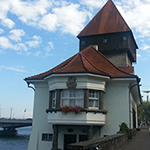
//> input picture open_cv_image_test1/image/interpolation_test.jpg, 150 x 150 px
$ ./소스   (built with g++ and OpenCV 4)
//> lines starting //> are read from the running program, lines starting //| are printed output that depends on the picture
#include <opencv2/opencv.hpp>
using namespace cv;
using namespace std;

void scaling_nearest(Mat  img, Mat& dst, Size size)		// 최근접 이웃 보간
{
	dst = Mat(size, CV_8U, Scalar(0));
	double ratioY = (double)size.height / img.rows;
	double ratioX = (double)size.width / img.cols;

	for (int i = 0; i < dst.rows; i++) {				// 목적영상 순회 – 역방향 사상
		for (int j = 0; j < dst.cols; j++)
		{
			int x = (int)cvRound(j / ratioY);
			int y = (int)cvRound(i / ratioY);
			dst.at<uchar>(i, j) = img.at<uchar>(y, x);
		}
	}
}

uchar bilinear_value(Mat img, double x, double y)	// 단일 화소 양선형 보간
{
	if (x >= img.cols - 1)  x--;
	if (y >= img.rows - 1)  y--;

	// 4개 화소 가져옴
	Point pt((int)x, (int)y);
	int A = img.at<uchar>(pt);						// 왼쪽상단 화소
	int B = img.at<uchar>(pt + Point(0, 1));		// 왼쪽하단 화소
	int C = img.at<uchar>(pt + Point(1, 0));		// 오른쪽상단 화소
	int D = img.at<uchar>(pt + Point(1, 1));		// 오른쪽하단 화소

	double alpha = y - pt.y;
	double beta = x - pt.x;
	int M1 = A + (int)cvRound(alpha * (B - A));		// 1차 보간
	int M2 = C + (int)cvRound(alpha * (D - C));
	int P = M1 + (int)cvRound(beta * (M2 - M1));		// 2차 보간
	return  saturate_cast<uchar>(P);
}

void scaling_bilinear(Mat  img, Mat& dst, Size size)		// 크기변경 – 양선형 보간
{
	dst = Mat(size, img.type(), Scalar(0));
	double ratio_Y = (double)size.height / img.rows;
	double ratio_X = (double)size.width / img.cols;

	for (int i = 0; i < dst.rows; i++) {		// 목적영상 순회 – 역방향 사상
		for (int j = 0; j < dst.cols; j++) {
			double y = i / ratio_Y;
			double x = j / ratio_X;
			dst.at<uchar>(i, j) = bilinear_value(img, x, y);		// 화소 양선형 보간
		}
	}
}

int main()
{
	Mat image = imread("../image/interpolation_test.jpg", 0);		// 명암도 영상 로드
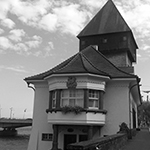
//> image: 150 rows x 150 cols, CV_8UC1; min 0, max 255, mean 127
	CV_Assert(image.data);

	Mat dst1, dst2, dst3, dst4;
	scaling_bilinear(image, dst1, Size(300, 300));		// 크기변경 – 양선형 보간
//> in scaling_bilinear, `dst = Mat(size, img.type(), Scalar(0));`: dst: 300 rows x 300 cols, CV_8UC1; every value is 0
//> in scaling_bilinear, `double ratio_Y = (double)size.height / img.rows;`: ratio_Y = 2
//> after the loop in scaling_bilinear, `for (int i = 0; i < dst.rows; i++)`:
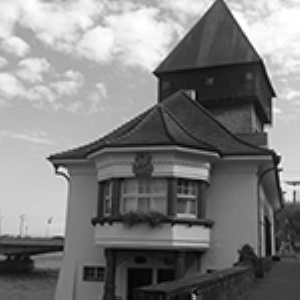
//> dst: 300 rows x 300 cols, CV_8UC1; min 0, max 255, mean 126.7
	scaling_nearest(image, dst2, Size(300, 300));		// 크기변경 – 최근접 보간
//> after the loop in scaling_nearest, `for (int i = 0; i < dst.rows; i++)`:
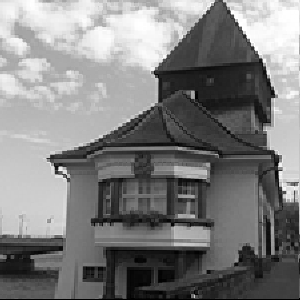
//> dst: 300 rows x 300 cols, CV_8UC1; min 0, max 255, mean 126.6
	resize(image, dst3, Size(300, 300), 0, 0, INTER_LINEAR); // OpenCV 함수 적용
	resize(image, dst4, Size(300, 300), 0, 0, INTER_NEAREST);

	imshow("image", image);
	imshow("dst1-양선형", dst1), imshow("dst2-최근접이웃", dst2);
	imshow("OpenCV-양선형", dst3), imshow("OpenCV-최근접이웃", dst4);
	waitKey();
	return 0;
}

$ run again, with open_cv_image_test1/image/affine_test3.jpg copied over open_cv_image_test1/image/interpolation_test.jpg
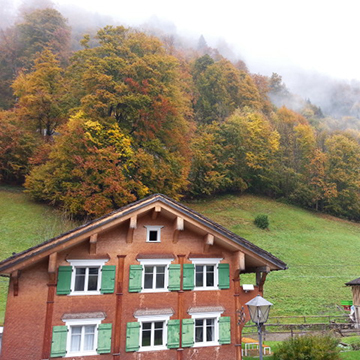
//> input picture open_cv_image_test1/image/affine_test3.jpg, 360 x 360 px
//> `Mat image = imread("../image/interpolation_test.jpg", 0);`:
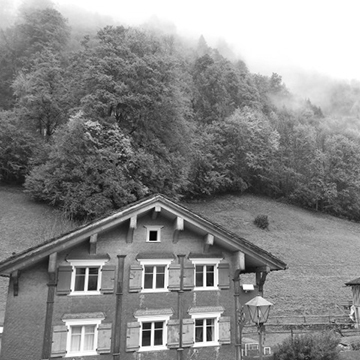
//> image: 360 rows x 360 cols, CV_8UC1; min 0, max 255, mean 135.6
//> ratio_Y = 0.833
//> `resize(image, dst4, Size(300, 300), 0, 0, INTER_NEAREST);`:
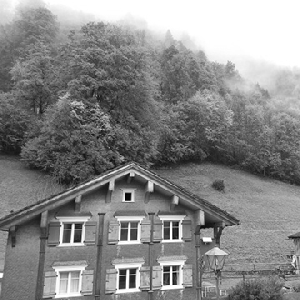
//> dst4: 300 rows x 300 cols, CV_8UC1; min 0, max 255, mean 135.8

$ run again, with open_cv_image_test1/image/affine_test5.jpg copied over open_cv_image_test1/image/interpolation_test.jpg
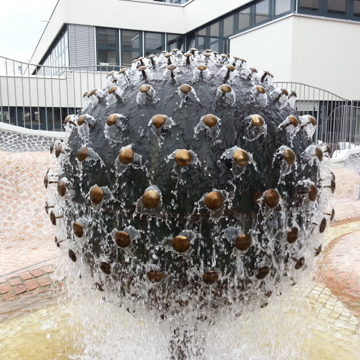
//> input picture open_cv_image_test1/image/affine_test5.jpg, 360 x 360 px
//> ratio_Y = 0.833
//> after the loop in scaling_bilinear, `for (int i = 0; i < dst.rows; i++)`:
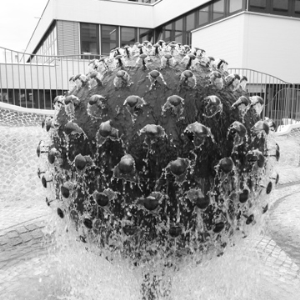
//> dst: 300 rows x 300 cols, CV_8UC1; min 10, max 255, mean 152.2
//> `resize(image, dst4, Size(300, 300), 0, 0, INTER_NEAREST);`:
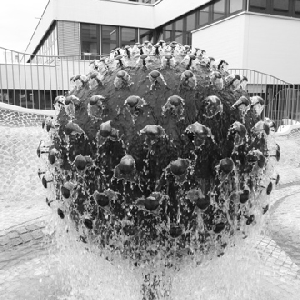
//> dst4: 300 rows x 300 cols, CV_8UC1; min 5, max 255, mean 152.2

$ run again, with open_cv_image_test1/image/perspective_test.jpg copied over open_cv_image_test1/image/interpolation_test.jpg
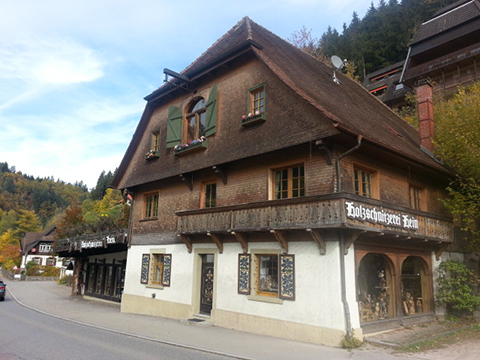
//> input picture open_cv_image_test1/image/perspective_test.jpg, 480 x 360 px
//> ratio_Y = 0.833
//> ratio_X = 0.625
//> ratioY = 0.833
//> ratioX = 0.625
//> after the loop in scaling_nearest, `for (int i = 0; i < dst.rows; i++)`:
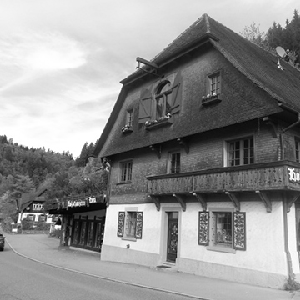
//> dst: 300 rows x 300 cols, CV_8UC1; min 0, max 255, mean 145.1
//> `resize(image, dst4, Size(300, 300), 0, 0, INTER_NEAREST);`:
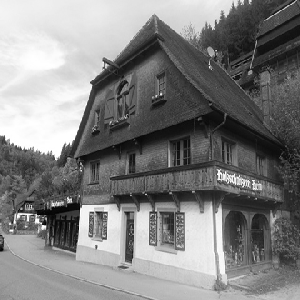
//> dst4: 300 rows x 300 cols, CV_8UC1; min 0, max 255, mean 128
